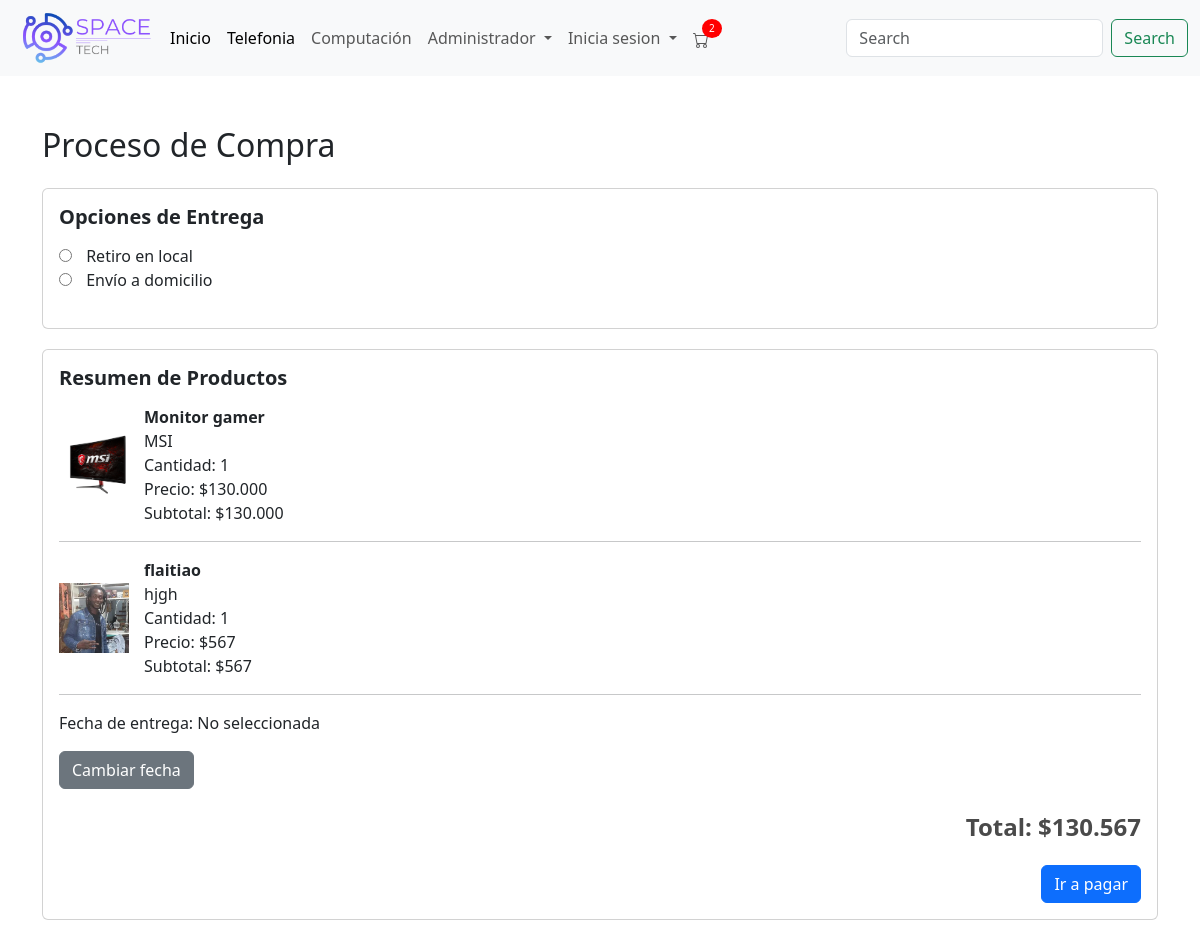
/venta_productos/ (signed in), run on an earlier commit of the app's database.
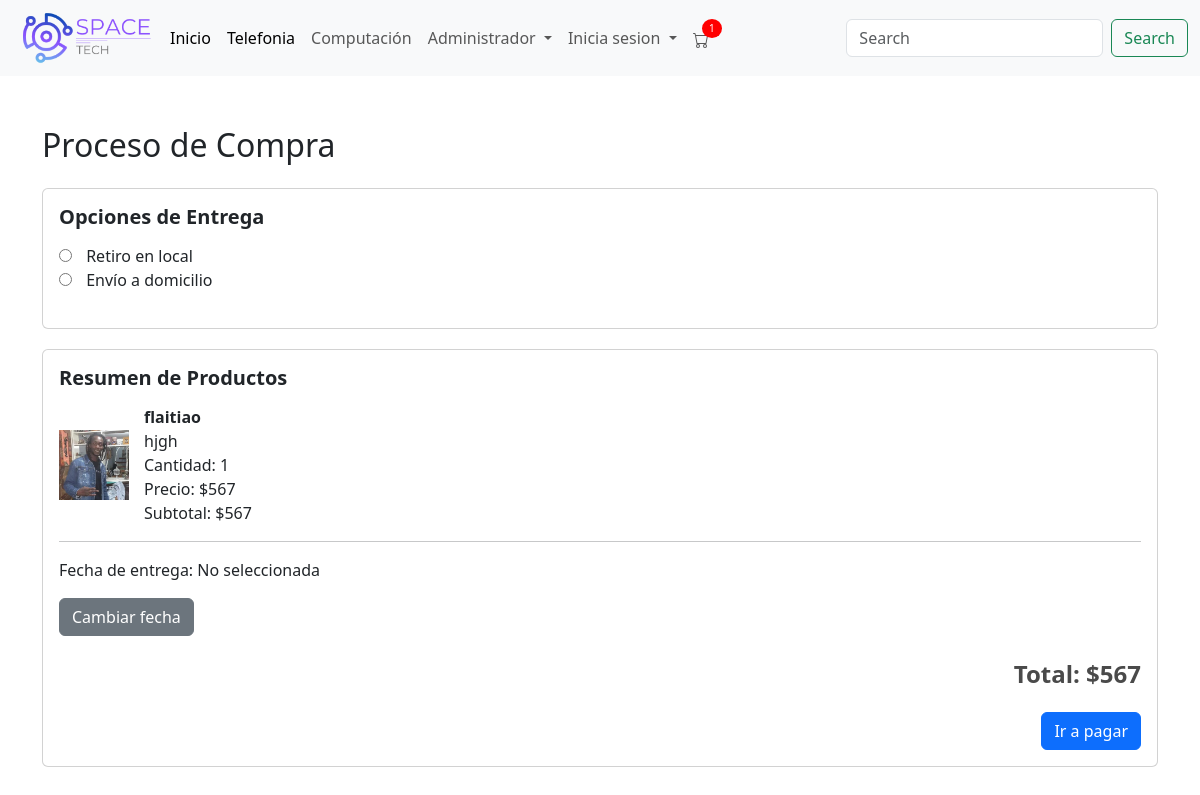
And on a later commit of the database.
### menu/models.py (models this page shows, shortened)
class CarritoItem(models.Model):
    carrito = models.ForeignKey(Carrito, on_delete=models.CASCADE)
    producto = models.ForeignKey(Articulos, on_delete=models.CASCADE)
    cantidad = models.IntegerField(default=1)
    agregado_en = models.DateTimeField(default=timezone.now)

class Articulos(models.Model):
    nombre = models.CharField(max_length=30)
    descripcion = models.CharField(max_length=50)
    precio = models.IntegerField()
    stock = models.IntegerField()
    foto = models.ImageField(upload_to='static/img/', blank=True, null=True)
    marca = models.CharField(max_length=30, default='Sin Marca')
    precio_oferta = models.IntegerField(blank=True, null=True)
    descuento = models.DecimalField(max_digits=5, decimal_places=2, blank=True, null=True)

### menu/views.py (the view)
# urls.py: path('venta_productos/', views.venta_productos, name='venta_productos'),
@login_required
def venta_productos(request):
    if request.user.is_authenticated:
        try:
            perfil_usuario = Usuario.objects.get(email=request.user.email)
            direccion = perfil_usuario.direccion
        except Usuario.DoesNotExist:
            perfil_usuario = None
            direccion = ""
    else:
        return redirect('login')
    carrito, created = Carrito.objects.get_or_create(usuario=request.user)
    items = CarritoItem.objects.filter(carrito=carrito)
    total = sum(item.producto.precio * item.cantidad for item in items)
    return render(request, 'venta_productos.html', {'items': items, 'total': total, 'direccion': direccion})

### menu/context_processors.py (called while the page is built)
def carrito_items_count(request):
    if request.user.is_authenticated:
        try:
            carrito = Carrito.objects.get(usuario=request.user)
            count = CarritoItem.objects.filter(carrito=carrito).count()
        except Carrito.DoesNotExist:
            count = 0
    else:
        count = 0
    return {
        'carrito_items_count': count
    }

### menu/templatetags/custom_filters.py (called while the page is built)
@register.filter(name='format_price')
def format_price(value):
    return "${:,.0f}".format(value).replace(',', '.')

@register.filter
def multiply(value, arg):
    return value * arg

### menu/templates/venta_productos.html (shortened to what this page needs)
<!DOCTYPE html>
<html lang="es">
{% load static %}
{% load custom_filters %}
<head>
    <link href="https://cdn.jsdelivr.net/npm/bootstrap@5.3.3/dist/css/bootstrap.min.css" rel="stylesheet">
    <link rel="stylesheet" href="https://cdn.jsdelivr.net/npm/sweetalert2@11/dist/sweetalert2.min.css">
    <link rel="stylesheet" href="https://cdn.jsdelivr.net/npm/flatpickr/dist/flatpickr.min.css">
    <link rel="stylesheet" href="{% static 'css/venta_productos.css' %}">
</head>
<body>
    {% include "plantilla/menu.html" %}
    <div class="container">
        <h2 class="mb-4">Proceso de Compra</h2>
        <div class="card">
            <div class="card-body">
                <h3 class="section-title">Opciones de Entrega</h3>
                <div class="delivery-options">
                    <div>
                        <input type="radio" id="retiro_local" name="delivery_option" value="retiro_local">
                        <label for="retiro_local">Retiro en local</label>
                    </div>
                    <div>
                        <input type="radio" id="envio_domicilio" name="delivery_option" value="envio_domicilio">
                        <label for="envio_domicilio">Envío a domicilio</label>
                    </div>
                </div>
            </div>
        </div>
        <div class="card">
            <div class="card-body">
                <h3 class="section-title">Resumen de Productos</h3>
                {% for item in items %}
                <div class="d-flex align-items-center">
                    <img src="{{ item.producto.foto.url }}" alt="{{ item.producto.nombre }}" class="product-img">
                    <div class="product-details">
                        <div class="product-name">{{ item.producto.nombre }}</div>
                        <div>{{ item.producto.marca }}</div>
                        <div>Cantidad: {{ item.cantidad }}</div>
                        <div>Precio: {{ item.producto.precio|format_price }}</div>
                        <div>Subtotal: {{ item.producto.precio|multiply:item.cantidad|format_price }}</div>
                    </div>
                </div>
                <hr>
                {% endfor %}
                <div>
                    <p>Fecha de entrega: <span id="fecha_entrega_seleccionada">No seleccionada</span></p>
                    <button id="cambiar_fecha" class="btn btn-secondary">Cambiar fecha</button>
                </div>
                <div class="total" data-total="{{ total }}">Total: {{ total|format_price }}</div>
                <a href="{% url 'iniciar_pago' %}?total={{ total }}" class="btn btn-primary btn-finalizar">Ir a pagar</a>
            </div>
        </div>
    </div>
</body>
</html>

### menu/templates/plantilla/menu.html (shortened to what this page needs)
<!DOCTYPE html>
<html lang="en">
    {% load static %}
<head>
    <link href="https://cdn.jsdelivr.net/npm/bootstrap@5.3.3/dist/css/bootstrap.min.css" rel="stylesheet">
</head>
<body>
  <nav class="navbar navbar-expand-lg bg-body-tertiary">
    <div class="container-fluid">
        <a href="/">
            <img src="{% static 'img/SpaceLogo.png' %}" width="150px" alt="logo">
        </a>
        <div class="collapse navbar-collapse" id="navbarSupportedContent">
            <ul class="navbar-nav me-auto mb-2 mb-lg-0">
                <li class="nav-item">
                    <a class="nav-link active" aria-current="page" href="/">Inicio</a>
                </li>
                <li class="nav-item">
                    <a class="nav-link active" aria-current="page" href="#">Telefonia</a>
                </li>
                <li class="nav-item">
                    <a class="nav-link" href="#">Computación</a>
                </li>
                {% if user.is_authenticated and user.is_superuser %}
                <li class="nav-item dropdown">
                    <a class="nav-link dropdown-toggle" href="#" role="button" data-bs-toggle="dropdown" aria-expanded="false">
                        Administrador
                    </a>
                </li>
                {% endif %}
                <li class="nav-item dropdown">
                    <a class="nav-link dropdown-toggle" href="#" role="button" data-bs-toggle="dropdown" aria-expanded="false">
                        Inicia sesion
                    </a>
                </li>
                <ul class="navbar-nav mb-2 mb-lg-0">
                  <li class="nav-item">
                      <a class="nav-link cart-icon" href="{% url 'ver_carrito' %}">
                        {% if carrito_items_count %}
                          <span class="cart-badge">{{ carrito_items_count }}</span>
                        {% endif %}
                      </a>
                  </li>
              </ul>
            </ul>
            <form class="d-flex" role="search">
                <input class="form-control me-2" type="search" placeholder="Search" aria-label="Search">
                <button class="btn btn-outline-success" type="submit">Search</button>
            </form>
        </div>
    </div>
</nav>
</body>
</html>

### menu/static/css/venta_productos.css (style rules this page uses)
body { background-color: #f8f9fa; }
.container { margin-top: 50px; }
.card { margin-bottom: 20px; }
.product-img { width: 70px; height: auto; margin-right: 15px; }
.product-details { flex-grow: 1; }
.product-name { font-weight: bold; }
.total { font-size: 1.5rem; font-weight: bold; margin-top: 20px; text-align: right; color: #4a4a4a; }
.btn-finalizar { margin-top: 20px; float: right; }
.section-title { font-size: 1.25rem; font-weight: bold; margin-bottom: 15px; }
.delivery-options { margin-bottom: 20px; }
.delivery-options input { margin-right: 10px; }

### menu/templates/plantilla/menu.html (style rules this page uses)
.cart-badge { position: absolute; top: 1px; right: -5px; background-color: red; color: white; border-radius: 50%; padding: 2px 7px; font-size: 10px; }
.cart-icon { position: relative; }

What changed in the data, as far as the page shows it:
removed CarritoItem: producto.foto (picture), producto.nombre "Monitor gamer", producto.marca "MSI", cantidad "1", producto.precio "$130.000", producto.precio|multiply "$130.000"
Also different on the page:
{{ carrito_items_count }}: "2" → "1"
{{ total|format_price }}: "$130.567" → "$567"
